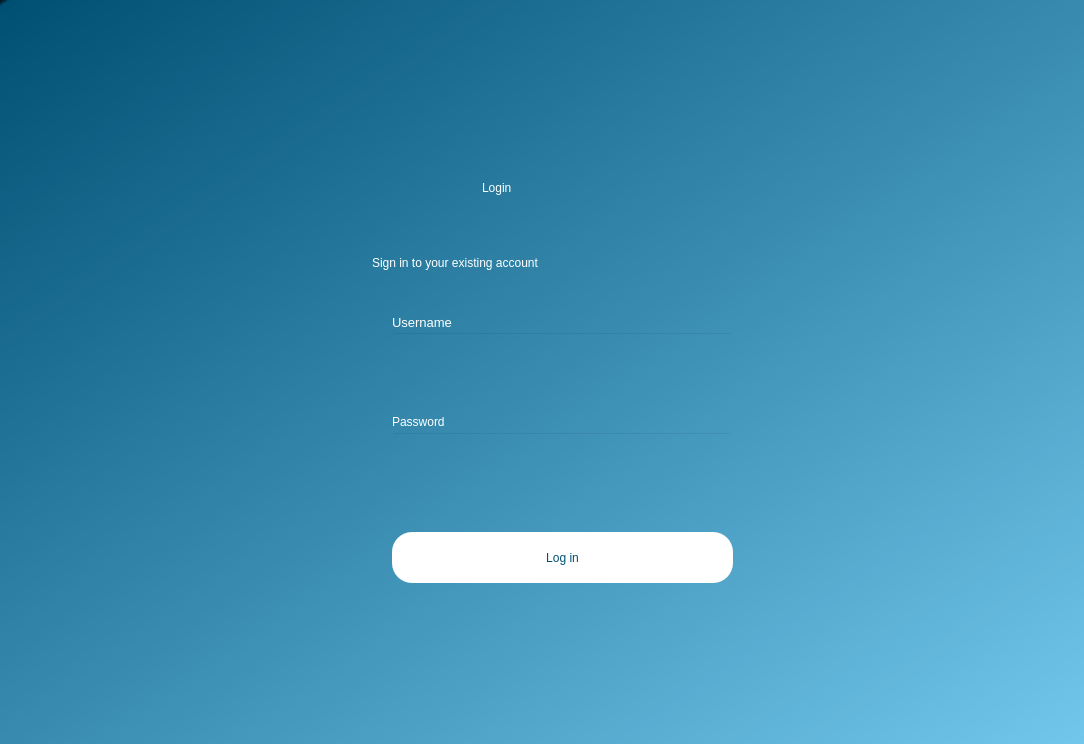
<?xml version="1.0" encoding="UTF-8"?>
<ui version="4.0">
 <class>MainWindow</class>
 <widget class="QMainWindow" name="MainWindow">
  <property name="geometry">
   <rect>
    <x>0</x>
    <y>0</y>
    <width>1084</width>
    <height>744</height>
   </rect>
  </property>
  <property name="minimumSize">
   <size>
    <width>1084</width>
    <height>744</height>
   </size>
  </property>
  <property name="windowTitle">
   <string>Dialog</string>
  </property>
  <widget class="QWidget" name="bgwidget">
   <property name="styleSheet">
    <string notr="true">QWidget#bgwidget{
	background-color: qlineargradient(spread:pad, x1:0, y1:0, x2:1, y2:1, stop:0 rgba(0, 0, 0, 255), stop:0.00526316 rgba(0, 80, 115, 255), stop:1 rgba(113, 199, 236, 255));
}</string>
   </property>
   <layout class="QGridLayout" name="gridLayout_3">
    <item row="1" column="1">
     <widget class="QWidget" name="widget" native="true">
      <property name="minimumSize">
       <size>
        <width>500</width>
        <height>500</height>
       </size>
      </property>
      <widget class="QPushButton" name="login">
       <property name="geometry">
        <rect>
         <x>100</x>
         <y>410</y>
         <width>341</width>
         <height>51</height>
        </rect>
       </property>
       <property name="sizePolicy">
        <sizepolicy hsizetype="Preferred" vsizetype="Preferred">
         <horstretch>0</horstretch>
         <verstretch>0</verstretch>
        </sizepolicy>
       </property>
       <property name="styleSheet">
        <string notr="true">QPushButton#login{
	border-radius:20px;
	background-color: rgb(255, 255, 255);
	color: rgb(0,80,115);
	font: 14pt &quot;MS Shell Dlg 2&quot;;
}

QPushButton#login:hover {
	background-color: rgb(85, 170, 255);
	color: rgb(0, 0, 0);
}

QPushButton#login:pressed {
    background-color: rgb(0, 80, 115);
	color: rgb(255,255,255);
}  

</string>
       </property>
       <property name="text">
        <string>Log in</string>
       </property>
      </widget>
      <widget class="QLabel" name="label_3">
       <property name="geometry">
        <rect>
         <x>100</x>
         <y>190</y>
         <width>81</width>
         <height>20</height>
        </rect>
       </property>
       <property name="sizePolicy">
        <sizepolicy hsizetype="Preferred" vsizetype="Preferred">
         <horstretch>0</horstretch>
         <verstretch>0</verstretch>
        </sizepolicy>
       </property>
       <property name="font">
        <font>
         <family>MS Shell Dlg 2</family>
         <pointsize>10</pointsize>
         <weight>50</weight>
         <italic>false</italic>
         <bold>false</bold>
        </font>
       </property>
       <property name="styleSheet">
        <string notr="true">font: 10pt &quot;MS Shell Dlg 2&quot;;
color: rgb(255, 255, 255);</string>
       </property>
       <property name="text">
        <string>Username </string>
       </property>
      </widget>
      <widget class="QLineEdit" name="user">
       <property name="geometry">
        <rect>
         <x>100</x>
         <y>210</y>
         <width>341</width>
         <height>51</height>
        </rect>
       </property>
       <property name="sizePolicy">
        <sizepolicy hsizetype="Preferred" vsizetype="Preferred">
         <horstretch>0</horstretch>
         <verstretch>0</verstretch>
        </sizepolicy>
       </property>
       <property name="styleSheet">
        <string notr="true">background-color:rgba(0,0,0,0);
font: 12pt &quot;MS Shell Dlg 2&quot;;</string>
       </property>
      </widget>
      <widget class="QLabel" name="label_4">
       <property name="geometry">
        <rect>
         <x>100</x>
         <y>290</y>
         <width>81</width>
         <height>20</height>
        </rect>
       </property>
       <property name="sizePolicy">
        <sizepolicy hsizetype="Preferred" vsizetype="Preferred">
         <horstretch>0</horstretch>
         <verstretch>0</verstretch>
        </sizepolicy>
       </property>
       <property name="styleSheet">
        <string notr="true">font: 10pt &quot;MS Shell Dlg 2&quot;;
color: rgb(255, 255, 255);</string>
       </property>
       <property name="text">
        <string>Password</string>
       </property>
      </widget>
      <widget class="QLabel" name="label">
       <property name="geometry">
        <rect>
         <x>190</x>
         <y>30</y>
         <width>151</width>
         <height>71</height>
        </rect>
       </property>
       <property name="sizePolicy">
        <sizepolicy hsizetype="Preferred" vsizetype="Preferred">
         <horstretch>0</horstretch>
         <verstretch>0</verstretch>
        </sizepolicy>
       </property>
       <property name="styleSheet">
        <string notr="true">font: 36pt &quot;MS Shell Dlg 2&quot;; color:rgb(255, 255, 255)</string>
       </property>
       <property name="text">
        <string>Login</string>
       </property>
      </widget>
      <widget class="QLabel" name="error">
       <property name="geometry">
        <rect>
         <x>100</x>
         <y>470</y>
         <width>341</width>
         <height>20</height>
        </rect>
       </property>
       <property name="styleSheet">
        <string notr="true">font: 12pt &quot;MS Shell Dlg 2&quot;; color:red;</string>
       </property>
       <property name="text">
        <string/>
       </property>
      </widget>
      <widget class="QLineEdit" name="password">
       <property name="geometry">
        <rect>
         <x>100</x>
         <y>310</y>
         <width>341</width>
         <height>51</height>
        </rect>
       </property>
       <property name="sizePolicy">
        <sizepolicy hsizetype="Preferred" vsizetype="Preferred">
         <horstretch>0</horstretch>
         <verstretch>0</verstretch>
        </sizepolicy>
       </property>
       <property name="styleSheet">
        <string notr="true">background-color:rgba(0,0,0,0);
font: 12pt &quot;MS Shell Dlg 2&quot;;</string>
       </property>
      </widget>
      <widget class="QLabel" name="label_2">
       <property name="geometry">
        <rect>
         <x>80</x>
         <y>120</y>
         <width>391</width>
         <height>41</height>
        </rect>
       </property>
       <property name="sizePolicy">
        <sizepolicy hsizetype="Preferred" vsizetype="Preferred">
         <horstretch>0</horstretch>
         <verstretch>0</verstretch>
        </sizepolicy>
       </property>
       <property name="styleSheet">
        <string notr="true">font: 16pt &quot;MS Shell Dlg 2&quot;;color:rgb(255, 255, 255)</string>
       </property>
       <property name="text">
        <string>Sign in to your existing account</string>
       </property>
      </widget>
     </widget>
    </item>
    <item row="2" column="1">
     <widget class="QLabel" name="label_8">
      <property name="text">
       <string/>
      </property>
     </widget>
    </item>
    <item row="1" column="0">
     <widget class="QLabel" name="label_7">
      <property name="text">
       <string/>
      </property>
     </widget>
    </item>
    <item row="0" column="0">
     <widget class="QLabel" name="label_9">
      <property name="text">
       <string/>
      </property>
     </widget>
    </item>
    <item row="1" column="2">
     <widget class="QLabel" name="label_10">
      <property name="text">
       <string/>
      </property>
     </widget>
    </item>
   </layout>
  </widget>
 </widget>
 <resources/>
 <connections/>
</ui>
